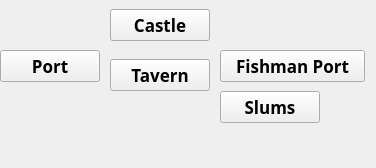
         <widget class="QWidget" name="City">
          <property name="styleSheet">
           <string notr="true">border-image: url(:/Map_pictures/main_map/City.png);</string>
          </property>
          <layout class="QGridLayout" name="gridLayout_3">
           <property name="leftMargin">
            <number>0</number>
           </property>
           <property name="topMargin">
            <number>9</number>
           </property>
           <property name="bottomMargin">
            <number>9</number>
           </property>
           <property name="spacing">
            <number>0</number>
           </property>
           <item row="0" column="1">
            <widget class="QLabel" name="label_13">
             <property name="maximumSize">
              <size>
               <width>100</width>
               <height>30</height>
              </size>
             </property>
             <property name="font">
              <font>
               <pointsize>12</pointsize>
               <weight>75</weight>
               <italic>true</italic>
               <bold>true</bold>
               <underline>true</underline>
               <strikeout>true</strikeout>
              </font>
             </property>
             <property name="styleSheet">
              <string notr="true">border-image: url(:/symbols/symbols/nothing.png);</string>
             </property>
             <property name="text">
              <string/>
             </property>
            </widget>
           </item>
           <item row="0" column="4">
            <widget class="QLabel" name="label_11">
             <property name="maximumSize">
              <size>
               <width>100</width>
               <height>30</height>
              </size>
             </property>
             <property name="font">
              <font>
               <pointsize>12</pointsize>
               <weight>75</weight>
               <italic>true</italic>
               <bold>true</bold>
               <underline>true</underline>
               <strikeout>true</strikeout>
              </font>
             </property>
             <property name="styleSheet">
              <string notr="true">border-image: url(:/symbols/symbols/nothing.png);</string>
             </property>
             <property name="text">
              <string/>
             </property>
            </widget>
           </item>
           <item row="1" column="0" rowspan="2">
            <widget class="QPushButton" name="Btn_Port">
             <property name="minimumSize">
              <size>
               <width>100</width>
               <height>32</height>
              </size>
             </property>
             <property name="maximumSize">
              <size>
               <width>100</width>
               <height>32</height>
              </size>
             </property>
             <property name="font">
              <font>
               <family>Viner Hand ITC</family>
               <pointsize>13</pointsize>
               <weight>75</weight>
               <bold>true</bold>
              </font>
             </property>
             <property name="cursor">
              <cursorShape>PointingHandCursor</cursorShape>
             </property>
             <property name="styleSheet">
              <string notr="true">border-image: url(:/symbols/symbols/buttons_robbed_2.png);</string>
             </property>
             <property name="text">
              <string>Port</string>
             </property>
             <property name="checkable">
              <bool>true</bool>
             </property>
             <property name="autoExclusive">
              <bool>true</bool>
             </property>
            </widget>
           </item>
           <item row="0" column="0">
            <widget class="QLabel" name="label_6">
             <property name="maximumSize">
              <size>
               <width>100</width>
               <height>30</height>
              </size>
             </property>
             <property name="font">
              <font>
               <pointsize>12</pointsize>
               <weight>75</weight>
               <italic>true</italic>
               <bold>true</bold>
               <underline>true</underline>
               <strikeout>true</strikeout>
              </font>
             </property>
             <property name="styleSheet">
              <string notr="true">border-image: url(:/symbols/symbols/nothing.png);</string>
             </property>
             <property name="text">
              <string/>
             </property>
            </widget>
           </item>
           <item row="0" column="2">
            <widget class="QPushButton" name="Btn_Castle">
             <property name="minimumSize">
              <size>
               <width>100</width>
               <height>32</height>
              </size>
             </property>
             <property name="maximumSize">
              <size>
               <width>100</width>
               <height>32</height>
              </size>
             </property>
             <property name="font">
              <font>
               <family>Viner Hand ITC</family>
               <pointsize>13</pointsize>
               <weight>75</weight>
               <bold>true</bold>
              </font>
             </property>
             <property name="cursor">
              <cursorShape>PointingHandCursor</cursorShape>
             </property>
             <property name="styleSheet">
              <string notr="true">border-image: url(:/symbols/symbols/buttons_shatered_5.png);</string>
             </property>
             <property name="text">
              <string>Castle</string>
             </property>
             <property name="checkable">
              <bool>true</bool>
             </property>
             <property name="autoExclusive">
              <bool>true</bool>
             </property>
            </widget>
           </item>
           <item row="0" column="3">
            <widget class="QLabel" name="label_17">
             <property name="maximumSize">
              <size>
               <width>100</width>
               <height>30</height>
              </size>
             </property>
             <property name="font">
              <font>
               <pointsize>12</pointsize>
               <weight>75</weight>
               <italic>true</italic>
               <bold>true</bold>
               <underline>true</underline>
               <strikeout>true</strikeout>
              </font>
             </property>
             <property name="styleSheet">
              <string notr="true">border-image: url(:/symbols/symbols/nothing.png);</string>
             </property>
             <property name="text">
              <string/>
             </property>
            </widget>
           </item>
           <item row="1" column="1">
            <widget class="QLabel" name="label_7">
             <property name="maximumSize">
              <size>
               <width>100</width>
               <height>30</height>
              </size>
             </property>
             <property name="font">
              <font>
               <pointsize>12</pointsize>
               <weight>75</weight>
               <italic>true</italic>
               <bold>true</bold>
               <underline>true</underline>
               <strikeout>true</strikeout>
              </font>
             </property>
             <property name="styleSheet">
              <string notr="true">border-image: url(:/symbols/symbols/nothing.png);</string>
             </property>
             <property name="text">
              <string/>
             </property>
            </widget>
           </item>
           <item row="2" column="2">
            <widget class="QPushButton" name="Btn_City_Tavern">
             <property name="minimumSize">
              <size>
               <width>100</width>
               <height>32</height>
              </size>
             </property>
             <property name="maximumSize">
              <size>
               <width>100</width>
               <height>32</height>
              </size>
             </property>
             <property name="font">
              <font>
               <family>Viner Hand ITC</family>
               <pointsize>13</pointsize>
               <weight>75</weight>
               <bold>true</bold>
              </font>
             </property>
             <property name="cursor">
              <cursorShape>PointingHandCursor</cursorShape>
             </property>
             <property name="styleSheet">
              <string notr="true">border-image: url(:/symbols/symbols/buttons_normal_3.png);</string>
             </property>
             <property name="text">
              <string>Tavern</string>
             </property>
             <property name="checkable">
              <bool>true</bool>
             </property>
             <property name="autoExclusive">
              <bool>true</bool>
             </property>
            </widget>
           </item>
           <item row="3" column="3">
            <widget class="QLabel" name="label_20">
             <property name="maximumSize">
              <size>
               <width>100</width>
               <height>30</height>
              </size>
             </property>
             <property name="font">
              <font>
               <pointsize>12</pointsize>
               <weight>75</weight>
               <italic>true</italic>
               <bold>true</bold>
               <underline>true</underline>
               <strikeout>true</strikeout>
              </font>
             </property>
             <property name="styleSheet">
              <string notr="true">border-image: url(:/symbols/symbols/nothing.png);</string>
             </property>
             <property name="text">
              <string/>
             </property>
            </widget>
           </item>
           <item row="4" column="2">
            <widget class="QLabel" name="label_14">
             <property name="maximumSize">
              <size>
               <width>100</width>
               <height>30</height>
              </size>
             </property>
             <property name="font">
              <font>
               <pointsize>12</pointsize>
               <weight>75</weight>
               <italic>true</italic>
               <bold>true</bold>
               <underline>true</underline>
               <strikeout>true</strikeout>
              </font>
             </property>
             <property name="styleSheet">
              <string notr="true">border-image: url(:/symbols/symbols/nothing.png);</string>
             </property>
             <property name="text">
              <string/>
             </property>
            </widget>
           </item>
           <item row="3" column="0">
            <widget class="QLabel" name="label_27">
             <property name="maximumSize">
              <size>
               <width>100</width>
               <height>30</height>
              </size>
             </property>
             <property name="font">
              <font>
               <pointsize>12</pointsize>
               <weight>75</weight>
               <italic>true</italic>
               <bold>true</bold>
               <underline>true</underline>
               <strikeout>true</strikeout>
              </font>
             </property>
             <property name="styleSheet">
              <string notr="true">border-image: url(:/symbols/symbols/nothing.png);</string>
             </property>
             <property name="text">
              <string/>
             </property>
            </widget>
           </item>
           <item row="4" column="3">
            <widget class="QLabel" name="label_21">
             <property name="maximumSize">
              <size>
               <width>100</width>
               <height>30</height>
              </size>
             </property>
             <property name="font">
              <font>
               <pointsize>12</pointsize>
               <weight>75</weight>
               <italic>true</italic>
               <bold>true</bold>
               <underline>true</underline>
               <strikeout>true</strikeout>
              </font>
             </property>
             <property name="styleSheet">
              <string notr="true">border-image: url(:/symbols/symbols/nothing.png);</string>
             </property>
             <property name="text">
              <string/>
             </property>
            </widget>
           </item>
           <item row="4" column="4">
            <widget class="QLabel" name="label_23">
             <property name="maximumSize">
              <size>
               <width>100</width>
               <height>30</height>
              </size>
             </property>
             <property name="font">
              <font>
               <pointsize>12</pointsize>
               <weight>75</weight>
               <italic>true</italic>
               <bold>true</bold>
               <underline>true</underline>
               <strikeout>true</strikeout>
              </font>
             </property>
             <property name="styleSheet">
              <string notr="true">border-image: url(:/symbols/symbols/nothing.png);</string>
             </property>
             <property name="text">
              <string/>
             </property>
            </widget>
           </item>
           <item row="2" column="3">
            <widget class="QLabel" name="label_19">
             <property name="maximumSize">
              <size>
               <width>100</width>
               <height>30</height>
              </size>
             </property>
             <property name="font">
              <font>
               <pointsize>12</pointsize>
               <weight>75</weight>
               <italic>true</italic>
               <bold>true</bold>
               <underline>true</underline>
               <strikeout>true</strikeout>
              </font>
             </property>
             <property name="styleSheet">
              <string notr="true">border-image: url(:/symbols/symbols/nothing.png);</string>
             </property>
             <property name="text">
              <string/>
             </property>
            </widget>
           </item>
           <item row="3" column="2">
            <widget class="QLabel" name="label_9">
             <property name="maximumSize">
              <size>
               <width>100</width>
               <height>30</height>
              </size>
             </property>
             <property name="font">
              <font>
               <pointsize>12</pointsize>
               <weight>75</weight>
               <italic>true</italic>
               <bold>true</bold>
               <underline>true</underline>
               <strikeout>true</strikeout>
              </font>
             </property>
             <property name="styleSheet">
              <string notr="true">border-image: url(:/symbols/symbols/nothing.png);</string>
             </property>
             <property name="text">
              <string/>
             </property>
            </widget>
           </item>
           <item row="4" column="0">
            <widget class="QLabel" name="label_26">
             <property name="maximumSize">
              <size>
               <width>100</width>
               <height>30</height>
              </size>
             </property>
             <property name="font">
              <font>
               <pointsize>12</pointsize>
               <weight>75</weight>
               <italic>true</italic>
               <bold>true</bold>
               <underline>true</underline>
               <strikeout>true</strikeout>
              </font>
             </property>
             <property name="styleSheet">
              <string notr="true">border-image: url(:/symbols/symbols/nothing.png);</string>
             </property>
             <property name="text">
              <string/>
             </property>
            </widget>
           </item>
           <item row="1" column="4" rowspan="2">
            <widget class="QPushButton" name="Btn_Fishman_Port">
             <property name="minimumSize">
              <size>
               <width>145</width>
               <height>32</height>
              </size>
             </property>
             <property name="maximumSize">
              <size>
               <width>145</width>
               <height>32</height>
              </size>
             </property>
             <property name="font">
              <font>
               <family>Viner Hand ITC</family>
               <pointsize>13</pointsize>
               <weight>75</weight>
               <bold>true</bold>
              </font>
             </property>
             <property name="cursor">
              <cursorShape>PointingHandCursor</cursorShape>
             </property>
             <property name="styleSheet">
              <string notr="true">border-image: url(:/symbols/symbols/buttons_robbed_2.png);</string>
             </property>
             <property name="text">
              <string>Fishman Port</string>
             </property>
             <property name="checkable">
              <bool>true</bool>
             </property>
             <property name="autoExclusive">
              <bool>true</bool>
             </property>
            </widget>
           </item>
           <item row="3" column="4">
            <widget class="QPushButton" name="Btn_Slums">
             <property name="minimumSize">
              <size>
               <width>100</width>
               <height>32</height>
              </size>
             </property>
             <property name="maximumSize">
              <size>
               <width>100</width>
               <height>32</height>
              </size>
             </property>
             <property name="font">
              <font>
               <family>Viner Hand ITC</family>
               <pointsize>13</pointsize>
               <weight>75</weight>
               <bold>true</bold>
              </font>
             </property>
             <property name="cursor">
              <cursorShape>PointingHandCursor</cursorShape>
             </property>
             <property name="styleSheet">
              <string notr="true">
border-image: url(:/symbols/symbols/buttons_shatered_1.png);</string>
             </property>
             <property name="text">
              <string>Slums</string>
             </property>
             <property name="checkable">
              <bool>true</bool>
             </property>
             <property name="autoExclusive">
              <bool>true</bool>
             </property>
            </widget>
           </item>
           <item row="4" column="1">
            <widget class="QLabel" name="label_5">
             <property name="maximumSize">
              <size>
               <width>100</width>
               <height>30</height>
              </size>
             </property>
             <property name="font">
              <font>
               <pointsize>12</pointsize>
               <weight>75</weight>
               <italic>true</italic>
               <bold>true</bold>
               <underline>true</underline>
               <strikeout>true</strikeout>
              </font>
             </property>
             <property name="styleSheet">
              <string notr="true">border-image: url(:/symbols/symbols/nothing.png);</string>
             </property>
             <property name="text">
              <string/>
             </property>
            </widget>
           </item>
           <item row="3" column="1">
            <widget class="QLabel" name="label_4">
             <property name="maximumSize">
              <size>
               <width>100</width>
               <height>30</height>
              </size>
             </property>
             <property name="font">
              <font>
               <pointsize>12</pointsize>
               <weight>75</weight>
               <italic>true</italic>
               <bold>true</bold>
               <underline>true</underline>
               <strikeout>true</strikeout>
              </font>
             </property>
             <property name="styleSheet">
              <string notr="true">border-image: url(:/symbols/symbols/nothing.png);</string>
             </property>
             <property name="text">
              <string/>
             </property>
            </widget>
           </item>
           <item row="5" column="4">
            <widget class="QLabel" name="label_24">
             <property name="maximumSize">
              <size>
               <width>100</width>
               <height>30</height>
              </size>
             </property>
             <property name="font">
              <font>
               <pointsize>12</pointsize>
               <weight>75</weight>
               <italic>true</italic>
               <bold>true</bold>
               <underline>true</underline>
               <strikeout>true</strikeout>
              </font>
             </property>
             <property name="styleSheet">
              <string notr="true">border-image: url(:/symbols/symbols/nothing.png);</string>
             </property>
             <property name="text">
              <string/>
             </property>
            </widget>
           </item>
           <item row="5" column="3">
            <widget class="QLabel" name="label_22">
             <property name="maximumSize">
              <size>
               <width>100</width>
               <height>30</height>
              </size>
             </property>
             <property name="font">
              <font>
               <pointsize>12</pointsize>
               <weight>75</weight>
               <italic>true</italic>
               <bold>true</bold>
               <underline>true</underline>
               <strikeout>true</strikeout>
              </font>
             </property>
             <property name="styleSheet">
              <string notr="true">border-image: url(:/symbols/symbols/nothing.png);</string>
             </property>
             <property name="text">
              <string/>
             </property>
            </widget>
           </item>
           <item row="5" column="1">
            <widget class="QLabel" name="label_16">
             <property name="maximumSize">
              <size>
               <width>100</width>
               <height>30</height>
              </size>
             </property>
             <property name="font">
              <font>
               <pointsize>12</pointsize>
               <weight>75</weight>
               <italic>true</italic>
               <bold>true</bold>
               <underline>true</underline>
               <strikeout>true</strikeout>
              </font>
             </property>
             <property name="styleSheet">
              <string notr="true">border-image: url(:/symbols/symbols/nothing.png);</string>
             </property>
             <property name="text">
              <string/>
             </property>
            </widget>
           </item>
           <item row="5" column="2">
            <widget class="QLabel" name="label_15">
             <property name="maximumSize">
              <size>
               <width>100</width>
               <height>30</height>
              </size>
             </property>
             <property name="font">
              <font>
               <pointsize>12</pointsize>
               <weight>75</weight>
               <italic>true</italic>
               <bold>true</bold>
               <underline>true</underline>
               <strikeout>true</strikeout>
              </font>
             </property>
             <property name="styleSheet">
              <string notr="true">border-image: url(:/symbols/symbols/nothing.png);</string>
             </property>
             <property name="text">
              <string/>
             </property>
            </widget>
           </item>
           <item row="5" column="0">
            <widget class="QLabel" name="label_25">
             <property name="maximumSize">
              <size>
               <width>100</width>
               <height>30</height>
              </size>
             </property>
             <property name="font">
              <font>
               <pointsize>12</pointsize>
               <weight>75</weight>
               <italic>true</italic>
               <bold>true</bold>
               <underline>true</underline>
               <strikeout>true</strikeout>
              </font>
             </property>
             <property name="styleSheet">
              <string notr="true">border-image: url(:/symbols/symbols/nothing.png);</string>
             </property>
             <property name="text">
              <string/>
             </property>
            </widget>
           </item>
          </layout>
         </widget>
